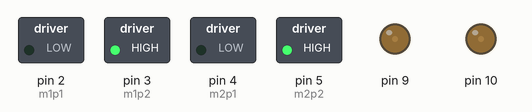
The sketch below on a simulated Arduino Uno, built with avr-gcc and run on an emulated ATmega328P. Shown: switched loads named in the sketch (green lamp = pin HIGH), output pins drawn as LEDs (lit = HIGH).

Above: at 0.1 s.
Timing chart, 0 to 1.6 s (numbered marks = the images above):
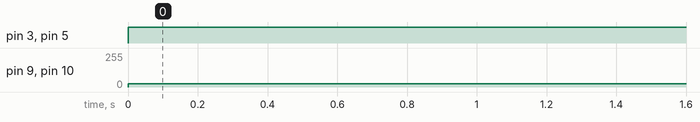

Measured:
- by itself, pin 3 (m1p2), pin 5 (m2p2): LOW → HIGH at 0.00 s
- by itself, pin 9, pin 10: 0/255 → 25/255 at 0.00 s

The sketch:

vacuum_code.ino
```cpp
const int m1p1 = 2;
const int m1p2 = 3;
const int m2p1 = 4;
const int m2p2 = 5;

void setup() {
  // put your setup code here, to run once:
  pinMode(m1p1, OUTPUT);
  pinMode(m1p2, OUTPUT);
  pinMode(m2p1, OUTPUT);
  pinMode(m2p2, OUTPUT);

  pinMode(9, OUTPUT);
  pinMode(10, OUTPUT);
}

void loop() {
  // put your main code here, to run repeatedly:

  analogWrite(9, 25);  // ENA pin, motor 1 speed
  analogWrite(10, 25);

  // p1 LOW & pin2 HIGH -> forward
  // p1 LOW & pin2 HIGH -> forward

  digitalWrite(m1p1, LOW);
  digitalWrite(m1p2, HIGH);

  digitalWrite(m2p1, LOW);
  digitalWrite(m2p2, HIGH);

  // distance sensing code goes here
}
```
